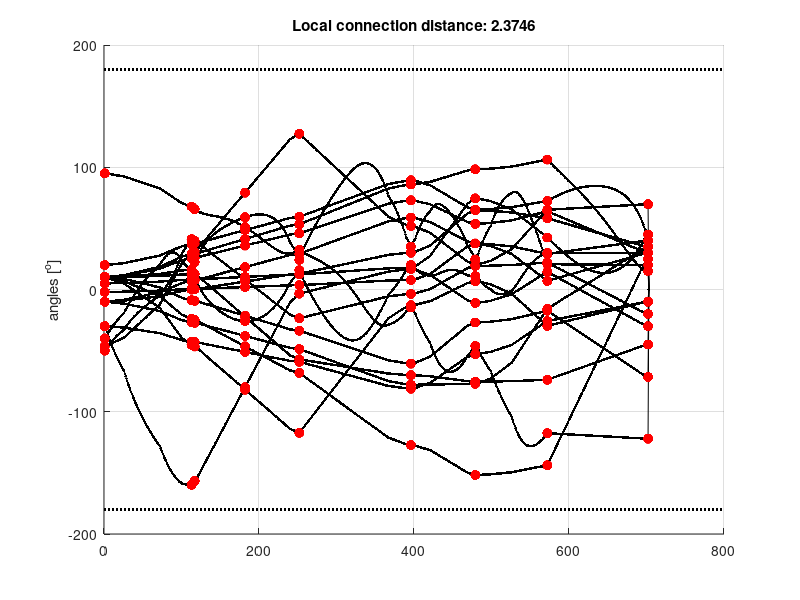

Write the MATLAB code that produced this figure.
clear all
clc

D = dlmread('./path.txt',' ',1,0);
D = D(:,1:end-1);

DM = dlmread('./path_milestones.txt',' ',0,0);
DM = DM(:,1:end-1);
[k,d] = knnsearch(D,DM);

%%

figure(1)
clf
hold on
for i = 1:size(D,2)
    %     plot(D(:,1),D(:,i),'.-k');
    plot(rad2deg(D(:,i)),'.-k');
    
    plot(k, rad2deg(DM),'or','markerfacecolor','r');
    
    %     plot(Do(:,i),'x--r');
    plot(xlim,180*[1 1],':k','linewidth',1.5);
    plot(xlim,-180*[1 1],':k','linewidth',1.5);
    
    grid on
    %     pause(1)
end
hold off
ylabel('angles [^o]');
title(['Local connection distance: ' num2str( norm(D(1,:)-D(end,:)) ) ]);

%%
% for i = 2:size(D,1)
%     d(i-1) = norm(D(i,:)-D(i-1,:));
%     m(i-1) = max(abs(D(i,:)-D(i-1,:)));
% end
% figure(2)
% plot(d);
% hold on
% plot(m);
% hold off
% legend('d','m');
